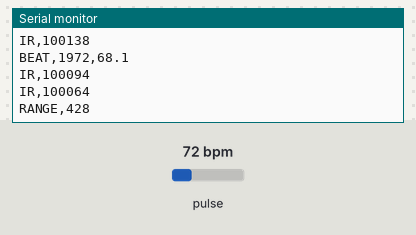
The program below on a simulated ESP32. On the bench: the last lines printed to the serial monitor. The inputs (shaded band) are chosen by the test bench; at power-on: pulse 72 bpm.

Above: at 2.2 s.
2.3 s: pulse set to 42 bpm
At 2.36 s:
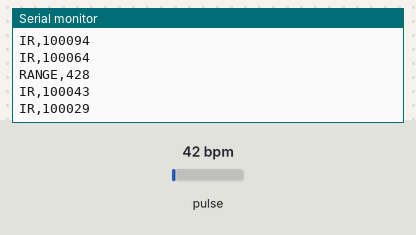
3.8 s: pulse set to 70 bpm
At 4.36 s:
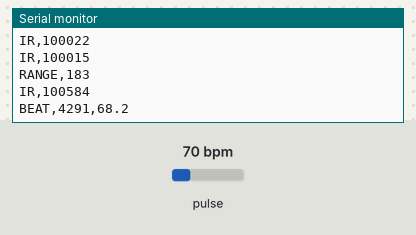
Timing chart, 0 to 6.8 s (numbered marks = the images above; inputs shaded):
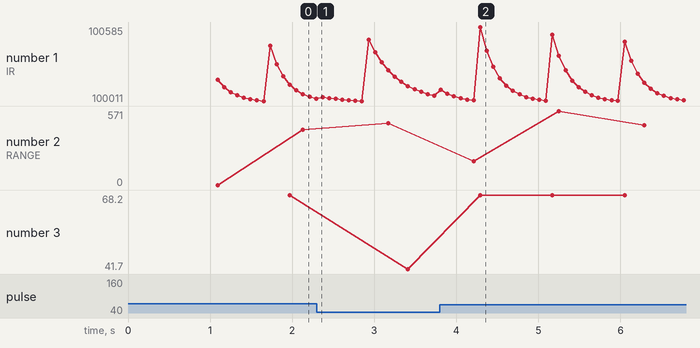

Measured:
- plotted number 2: 428 → 476 after the input at 2.3 s
- plotted number 3: 68.1 → 41.7 after the input at 2.3 s

The program:

main.cpp
```cpp
#include <Arduino.h>
#include <Wire.h>
#include "MAX30105.h"
#include "heartRate.h"

MAX30105 sensor;

// ---- smoothing + timing/state ----
static float irSmooth = 0;
static uint32_t lastBeatMs = 0;

// ---- IR print + signal quality (RANGE) ----
static uint32_t lastIrPrint = 0;
static uint32_t lastQ = 0;
static uint32_t irMin = 0xFFFFFFFF;
static uint32_t irMax = 0;

void setup() {
  Serial.begin(115200);
  delay(1000);

  Wire.begin(21, 22);
  Wire.setClock(100000);

  Serial.println("Starting MAX30102...");

  if (!sensor.begin(Wire, I2C_SPEED_STANDARD)) {
    Serial.println("MAX30102 not found. Check wiring.");
    while (1) delay(10);
  }

  sensor.setup(
    0x1F,  // ledBrightness
    8,     // sampleAverage
    2,     // ledMode (2 = Red+IR)
    100,   // sampleRate
    411,   // pulseWidth
    4096   // adcRange
  );

  sensor.setPulseAmplitudeRed(0);
  sensor.setPulseAmplitudeGreen(0);

  Serial.println("MAX30102 ready. Printing IR...");
}

void loop() {
  sensor.check();

  while (sensor.available()) {
    uint32_t ir = sensor.getIR();
    uint32_t now = millis();

    // ---- Print IR at 50 Hz for plotting ----
    if (now - lastIrPrint >= 20) {
      Serial.print("IR,");
      Serial.println(ir);
      lastIrPrint = now;
    }

    // ---- Track signal range (quality proxy) over 1 second ----
    irMin = min(irMin, ir);
    irMax = max(irMax, ir);

    if (now - lastQ >= 1000) {
      Serial.print("RANGE,");
      Serial.println(irMax - irMin);

      irMin = 0xFFFFFFFF;
      irMax = 0;
      lastQ = now;
    }

    // ---- Light smoothing before beat detection ----
    irSmooth = 0.9f * irSmooth + 0.1f * (float)ir;

    // ---- Beat detection -> print BEAT events ----
    if (checkForBeat((uint32_t)irSmooth)) {
      if (lastBeatMs != 0) {
        uint32_t dt = now - lastBeatMs;

        // accept only plausible RR
        if (dt >= 350 && dt <= 2000) {
          float bpm = 60000.0f / dt;

          Serial.print("BEAT,");
          Serial.print(now);
          Serial.print(",");
          Serial.println(bpm, 1);
        }
      }
      lastBeatMs = now;
    }

    sensor.nextSample();
  }
}
```

features.h
```cpp
#pragma once
#include <Arduino.h>

class HRVTracker {
public:
    HRVTracker(int window);
    void addIBI(uint16_t ibi_ms);
    float rmssd() const;

private:
    int window;
};
```

filter.h
```cpp
#pragma once
#include <Arduino.h>

class MovingAverageFilter { //Signal
public:
    MovingAverageFilter(int size);
    int32_t update(int32_t x);

private:
    int size;
};
```

peak.h
```cpp
#pragma once
#include <Arduino.h>

class PeakDetector { //Heartbeats
public:
    PeakDetector(int32_t threshold, uint32_t minIntervalMs);
    bool update(int32_t sample, uint32_t timeMs);
    uint16_t lastIBI_ms() const;

private:
    uint32_t lastPeakTime = 0;
    uint16_t lastIBI = 0;
};
```

ppg_sensor.h
```cpp
#pragma once
#include <Arduino.h>

class PPGSensor { //MAX30102
public:
    bool begin();
    int32_t readIR();
};
```

features.cpp
```cpp
#include "features.h"

HRVTracker::HRVTracker(int window) : window(window) {}

void HRVTracker::addIBI(uint16_t ibi_ms) {}

float HRVTracker::rmssd() const {
    return 0.0f;
}
```

filter.cpp
```cpp
#include "filter.h"

MovingAverageFilter::MovingAverageFilter(int size) : size(size) {}

int32_t MovingAverageFilter::update(int32_t x) {
    return x; // placeholder
}
```

imu.cpp
```cpp

```

peak.cpp
```cpp
#include "peak.h"

PeakDetector::PeakDetector(int32_t threshold, uint32_t minIntervalMs) {}

bool PeakDetector::update(int32_t sample, uint32_t timeMs) {
    return false; // placeholder
}

uint16_t PeakDetector::lastIBI_ms() const {
    return lastIBI;
}
```

ppg_sensor.cpp
```cpp
#include "ppg_sensor.h"

bool PPGSensor::begin() {
    return true; // placeholder
}

int32_t PPGSensor::readIR() {
    return 0; // placeholder
}
```
